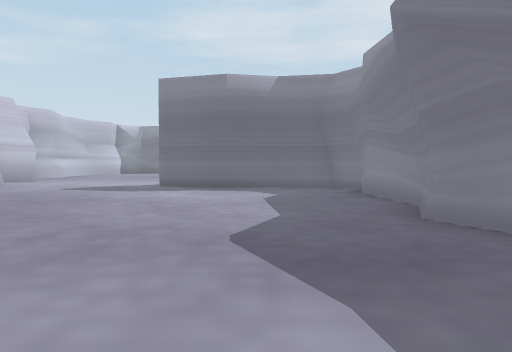
[1] (above)

22 first-person views from a walk through a scene from a Unity 3-D project. The camera is 1.2 m above the floor, tilts 2° down and sees 70° across. The floor is counted in squares, 2 m on a side. Each view is taken from the middle of a square. On the plan, view 1 faces up. The plan holds only what a view shows up to about 10 squares ahead; the rest is blank. The place goes on beyond the plan. The player is left out.

[2]
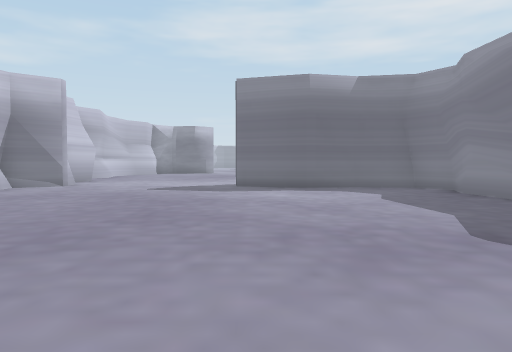

[3]
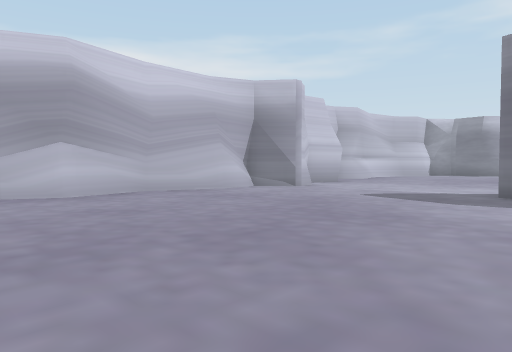

[4]
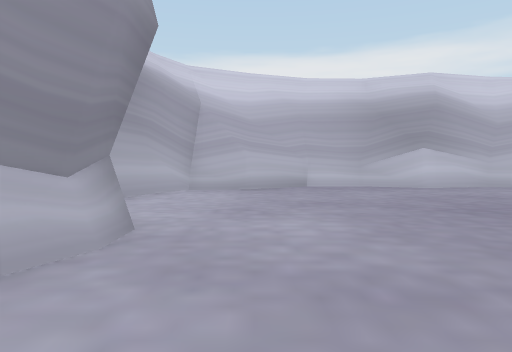

[5]
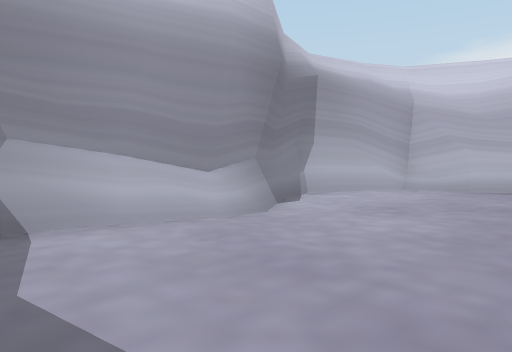

[6]
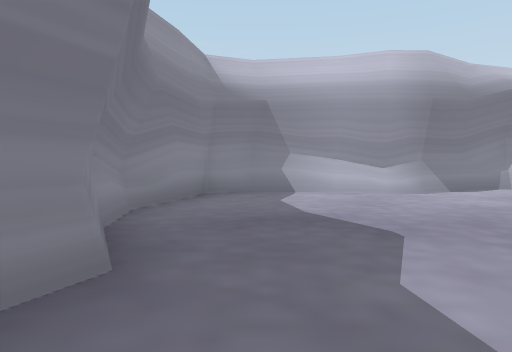

[7]
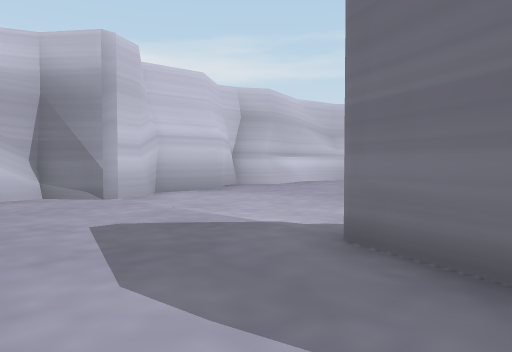

[8]
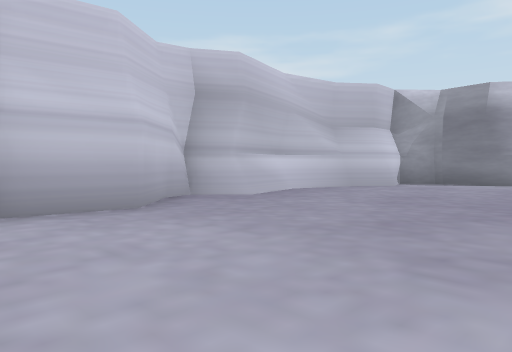

[9]
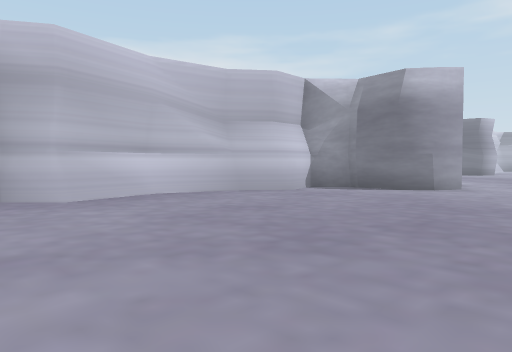

[10]
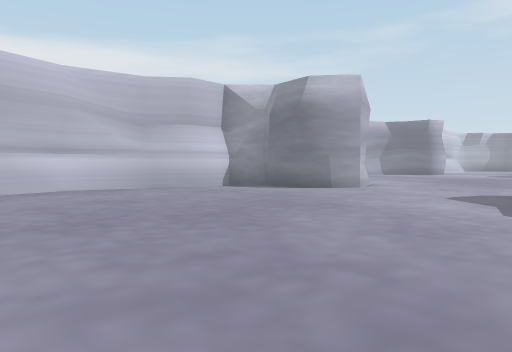

[11]
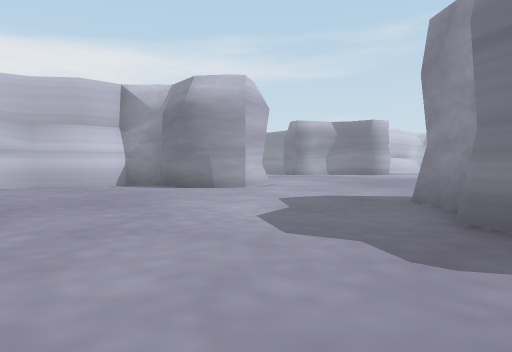

[12]
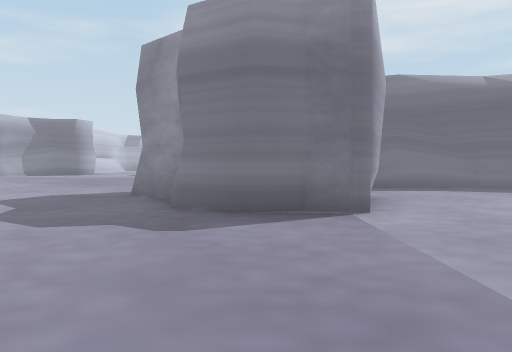

[13]
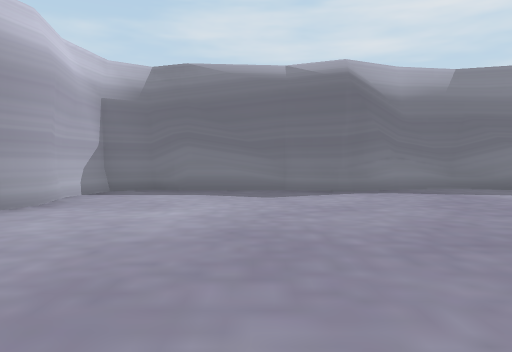

[14]
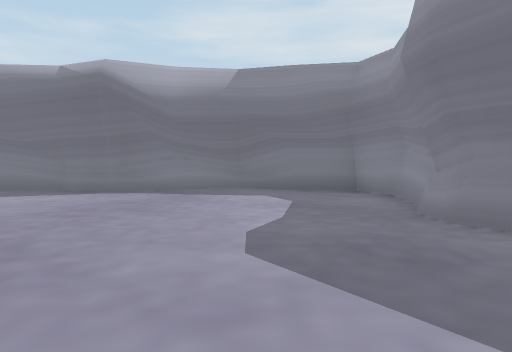

[15]
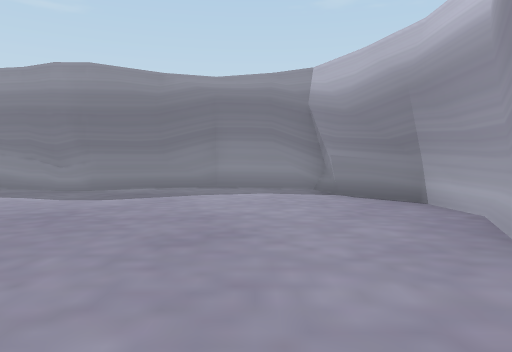

[16]
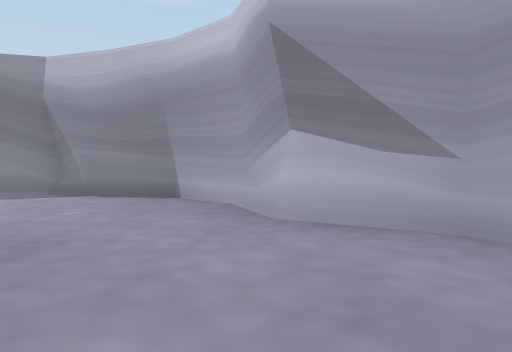

[17]
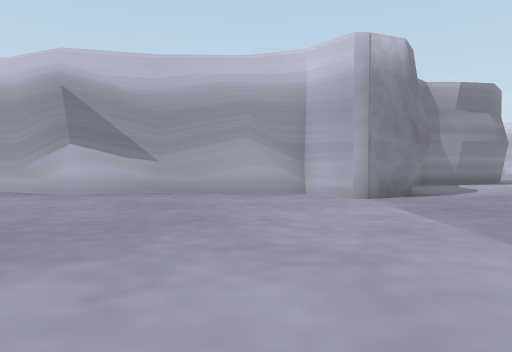

[18]
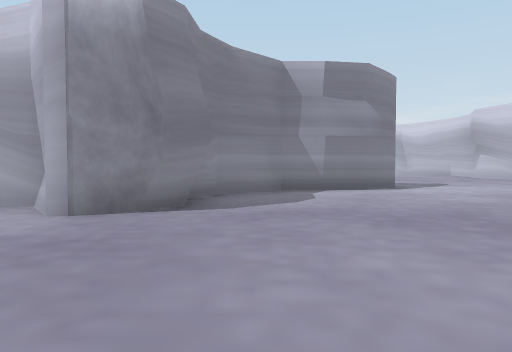

[19]
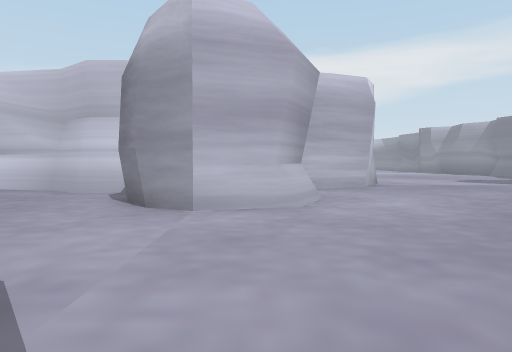

[20]
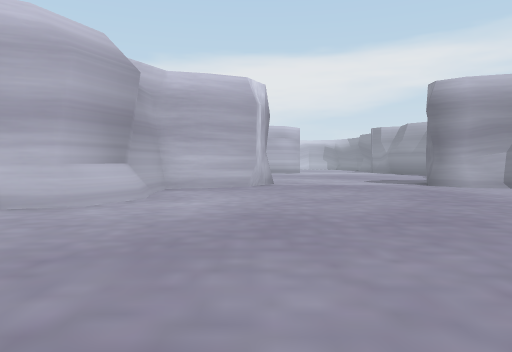

[21]
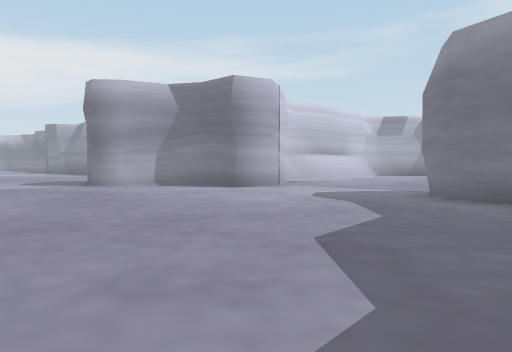

[22]
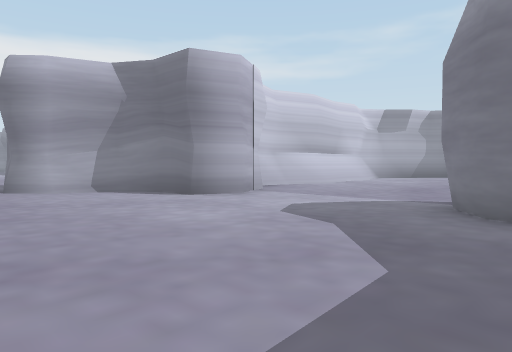

### Floor plan
Key: @ floor where view 1 was taken; # wall or solid block; . floor; / step, stairs or slope.
Columns run from 11 left of view 1 to 16 right of it. Each row starts with its distance up from view 1.
 39       ..
 38      ...
 37     .....
 36    #.....
 35    ##....
 34     #....##
 33   ###.....#
 32   #........
 31  ##........
 30 ............
 29 ............
 28  ...........
 27  ...........
 26  #..........
 25  ##........         #####
 24   ####.....   #######...###
 23    ####.....  #...........#
 22    ####....## #...........#
 21    ###......# ##........./#
 20    #........###........../#
 19    #...................../#
 18   ##......................##
 17   #........................#
 16   #.......................##
 15   #.......................#
 14   #..........#####.##..####
 13   ##.........#   #######
 12    #.........#
 11    #......####
 10    #.....####
  9    #......#####
  8    #..........#
  7   ##..........#
  6   #...........#
  5   ##..........#
  4   ##.........##
  3   #...........#
  2   #...........#
  1   ##..........#
  0    #.......@..#
 -1    #.........##
 -2    ###..######
 -3      ####

Positions as (right, up) in squares from view 1, and headings:
1: (0, 0), facing up
2: (-2, 0), facing up
3: (-1, 2), facing up-left
4: (1, 0), facing left
5: (1, 2), facing down-left
6: (1, 6), facing down
7: (-1, 7), facing up-left
8: (-3, 10), facing up-left
9: (-2, 13), facing up-left
10: (0, 14), facing up-left
11: (2, 16), facing up-left
12: (2, 15), facing up
13: (7, 16), facing up
14: (12, 16), facing up
15: (6, 16), facing right
16: (6, 17), facing down-right
17: (5, 21), facing down
18: (1, 19), facing down
19: (0, 23), facing left
20: (0, 26), facing left
21: (0, 27), facing up-left
22: (-1, 29), facing up-left
